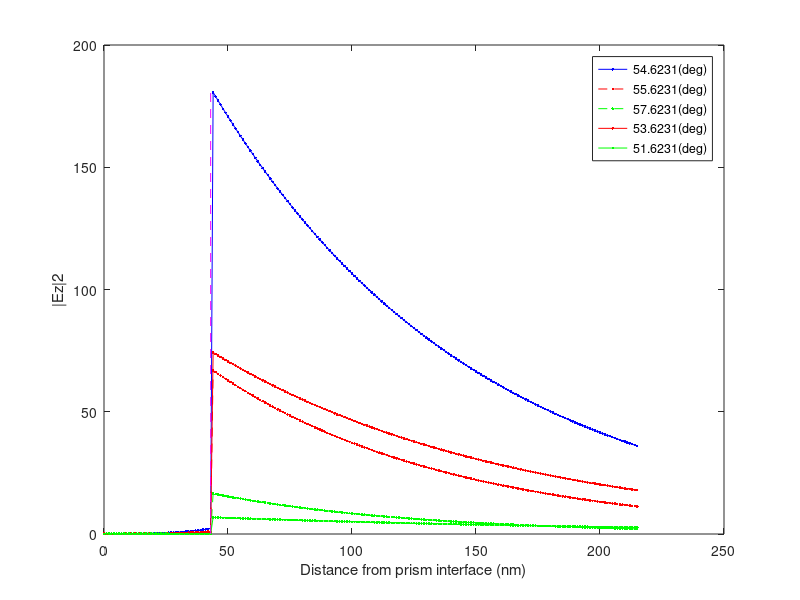

Source code (MATLAB):
%For normalised magnetic field. 
clear;
tic
lambda=633e-9;%wavelength of incident light in vacuum at which nm is as follows
nm=0.1325+4.0203*1i;
np=1.732;
na=1.33;
u=pi*4e-7;%magnetic permeability of the assumed non-magnetic substances
dm=43e-9;%thickness of metal layer
k=0;
%{
%block to remove 1e9 starts
while 1 
    k=k+1;
    if eq(rem(dm*(10^k),1),0)
         break       
    end
end
%block to remove 1e9 ends
% but the above block does not work for 50e-9
%}
z=0:1e-9:5*dm;

%made it certain that dm lies in z vector
%z vector has to contain dm
%metal is from z=0 to dm
za=z-dm; za(za<=0)=0;%< or <= make no difference
%M2 is the reason of the discontinuity and the fact that it appears after z=dm(M2 acts like Identity before and at z=dm)
zdm=z; zdm(z>0)=dm; %zdm(1:1,1:m)=dm; is not so general as these two lines
zm=z; zm(z>dm)=dm;%> or >= make no difference
theta=[54.6231;55.6231;57.6231;53.6231;51.6231];
%theta=53.6233;
costheta1=sqrt(1-((sind(theta)).^2).*((np^2)/(nm^2)));%angle in metal
costheta2=sqrt(1-((sind(theta)).^2).*((np^2)/(na^2)));%angle in analyte
bdm=(costheta1).*((360*nm/lambda).*zdm);%to be used in calculation of r
bm=(costheta1).*((360*nm/lambda).*zm);%360->2*pi when cosd->cos, sind->sin
%bm(z>=dm)=bdm;% M1 becomes constant after z=dm 
ba=(costheta2).*((360*na/lambda).*za);
qp=(cosd(theta)).*((sqrt(u))/np);
qa=(costheta2).*((sqrt(u))/na);
qm=costheta1.*(sqrt(u)/nm); 
%M0=[cosd(bdm);-((sind(bdm)).*(1i/qm));-((sind(bdm)).*(1i*qm));cosd(bdm)];% Matrix for calculation of r
M0(:,:,1)=cosd(bdm);
M0(:,:,2)=-((sind(bdm)).*(1i./qm));
M0(:,:,3)=-((sind(bdm)).*(1i.*qm));
M0(:,:,4)=cosd(bdm);
%M1=[cosd(bm);((sind(bm)).*(1i/qm));((sind(bm)).*(1i*qm));cosd(bm)];% Matrix for propagation in metal 
M1(:,:,1)=cosd(bm);
M1(:,:,2)=((sind(bm)).*(1i./qm));
M1(:,:,3)=((sind(bm)).*(1i.*qm));
M1(:,:,4)=cosd(bm);
%M2=[cosd(ba);((sind(ba)).*(1i/qa));((sind(ba)).*(1i*qa));cosd(ba)];% Matrix for propagation in analyte
M2(:,:,1)=cosd(ba);
M2(:,:,2)=((sind(ba)).*(1i./qa));
M2(:,:,3)=((sind(ba)).*(1i.*qa));
M2(:,:,4)=cosd(ba);
%r=((M0(1,:)+(M0(2,:)).*qa).*qp-(M0(3,:)+(M0(4,:)).*qa))./((M0(1,:)+(M0(2,:)).*qa).*qp+(M0(3,:)+(M0(4,:)).*qa));
%M=((M2(3,:)).*(M1(1,:))+(M2(4,:)).*(M1(3,:))).*(1+r)+((M2(3,:)).*(M1(2,:))+(M2(4,:)).*(M1(4,:))).*((1-r).*qp);
r=((M0(:,:,1)+(M0(:,:,2)).*qa).*qp-(M0(:,:,3)+(M0(:,:,4)).*qa))./((M0(:,:,1)+(M0(:,:,2)).*qa).*qp+(M0(:,:,3)+(M0(:,:,4)).*qa));
M=((M2(:,:,3)).*(M1(:,:,1))+(M2(:,:,4)).*(M1(:,:,3))).*((1+r)./qp)+((M2(:,:,3)).*(M1(:,:,2))+(M2(:,:,4)).*(M1(:,:,4))).*(1-r);%For normalised magnetic field.
%Ex=-M;

Mm=M;%Ex=-Mm
%Mm(:,(n+1:m))=0;
Mm(:,z>dm)=0;
Ma=M;
%Ma(:,(1:n))=0;%less general as n can be changed up in the code
Ma(:,z<=dm)=0;
%Either Mm or Ma has to be non zero at z=dm, otherwise you see no points at z=dm the figure
% Conceptually Ma should be zero at z=dm
Ezm=Mm.*(np/nm).*(sind(theta)./costheta1);
Eza=Ma.*(np/na).*(sind(theta)./costheta2);
Ez=Ezm+Eza;
%modEx2=(abs(M)).^2;
modEz2=(abs(Ez)).^2;
znm=z.*(1e9);%for x-axis to be nm scale
dmnm=dm*1e9;%for x-axis to be nm scale 
plot(znm,modEz2(1,:),'b.-',znm,modEz2(2,:),'r.--',znm,modEz2(3,:),'g.--',znm,modEz2(4,:),'r.-',znm,modEz2(5,:),'g.-',[dmnm dmnm],[0 max(modEz2(1,:))],'m--');%find a general method to create a vertical line
% . are being plotted to scrutinise discontinuity 
xlabel('Distance from prism interface (nm)'); 
ylabel('|Ez|2');
legend({strcat(num2str(theta(1)),'(deg)'),strcat(num2str(theta(2)),'(deg)'),strcat(num2str(theta(3)),'(deg)'),strcat(num2str(theta(4)),'(deg)'),strcat(num2str(theta(5)),'(deg)')},'Location','northeast');
toc